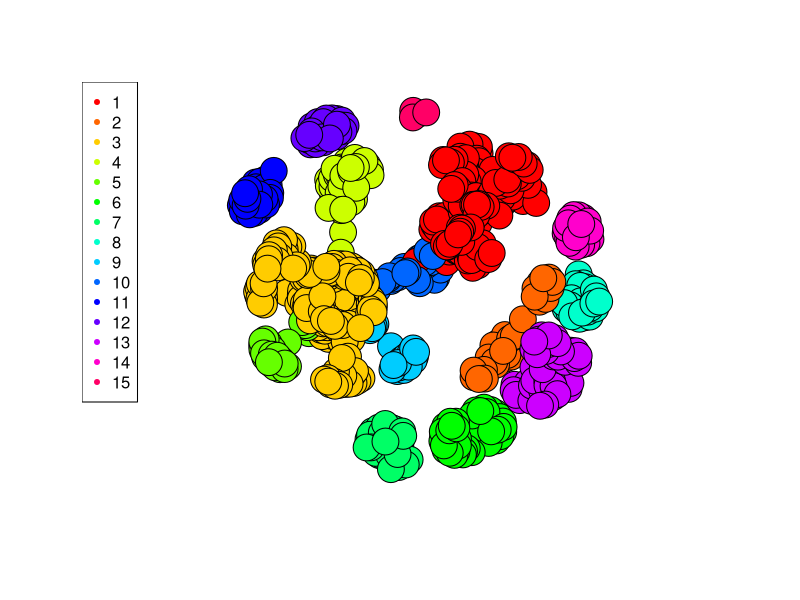

This chart was generated by the following R code: (Note: this script raises an error after producing the figure.)
## ---- chunk 1
#install.packages("dplyr")
#install.packages("stringi")
#install.packages("igraph")
library(dplyr)
library(stringi)
library(igraph)
## ---- chunk 2
df <- read.csv(file = 'football_competitions.csv')
head(df)
## ---- chunk 3
str(df)
## ---- chunk 4
max(df$pl_a - df$pl_f + df$pl_gd)
## ---- chunk 5
max(df$pl_pi - df$pl_w - df$pl_d -df$pl_l)
## ---- chunk 6
df_clean <- df[,c('pl_w','pl_d','pl_l','pl_f','pl_a','pl_pts')]
## ---- chunk 7
comp_variation <- df %>% group_by(df$competition) %>% summarise(variacion_partidos = sd(pl_pi))
comp_variation <- comp_variation[comp_variation$variacion_partidos > 0,]
comp_variation
## ---- chunk 8
# Separar competicion, grupo y año
intermediate_comp <- stri_match(df$competition, regex="(.*?)[ ]*([^ ]*\\d)$")
intermediate_comp_name <- stri_match(intermediate_comp[,2], regex="(.*?)[ ]+-[ ]+(.*)")
df_clean[is.na(intermediate_comp_name[,1]), 'comp'] <- 
  intermediate_comp[is.na(intermediate_comp_name[,1]),2]
df_clean[is.na(intermediate_comp_name[,1]), 'group'] <- NA
df_clean[!is.na(intermediate_comp_name[,1]), 'comp'] <-
  intermediate_comp_name[!is.na(intermediate_comp_name[,1]),2]
df_clean[!is.na(intermediate_comp_name[,1]), 'group'] <-
  intermediate_comp_name[!is.na(intermediate_comp_name[,1]),3]
intermediate_comp_year <- 
  stri_match(intermediate_comp[,3], regex="(.*)/(.*)")
# Añadir año de comienzo y año de fin.
df_clean[is.na(intermediate_comp_year[,1]),'begin'] <-
  as.integer(intermediate_comp[is.na(intermediate_comp_year[,1]),3])
df_clean[is.na(intermediate_comp_year[,1]),'end'] <-
  as.integer(intermediate_comp[is.na(intermediate_comp_year[,1]),3])
df_clean[!is.na(intermediate_comp_year[,1]),'begin'] <-
  as.integer(intermediate_comp_year[!is.na(intermediate_comp_year[,1]),2])
df_clean[!is.na(intermediate_comp_year[,1]),'end'] <-
  as.integer(paste("20", intermediate_comp_year[!is.na(intermediate_comp_year[,1]),3], sep=""))
## ---- chunk 9
df_clean$pl_team <- stri_match(df$pl_team, regex="([^\\*]*)( \\*)?")[,2]
df_clean$pl_team <- stri_match(df_clean$pl_team, regex="(.*[^ ])( )*")[,2]
## ---- chunk 10
df_clean$female <- !is.na(stri_match(df_clean$comp, regex="Women"))
df_clean$sub21 <- !is.na(stri_match(df_clean$comp, regex="U(nder)?( )*-( )*?21")[,1])
## ---- chunk 11
b <- df_clean[,c("comp","pl_team")] %>% distinct()
n <- length(b[,1])
g <- c()
for (i in 1:n ){
g <- c(g, paste( "C:", b[i,"comp"]), paste("T:", b[i,"pl_team"]))
}
graph <- make_graph(g, directed=FALSE)
## ---- chunk 12
fc <- fastgreedy.community(graph)
df_clean$comp_comm <- membership(fc)[paste("C:",df_clean$comp)]
df_clean$team_comm <- membership(fc)[paste("T:",df_clean$pl_team)]
## ---- chunk 13
sapply(df_clean, function(x) sum(is.na(x)))
## ---- chunk 14
sum(df_clean[,c('pl_w','pl_d','pl_l',
            'pl_f','pl_a','pl_pts',
            'begin','end')]==0)
## ---- chunk 15
boxplot.stats(df_clean$pl_w)$out
## ---- chunk 16
boxplot.stats(df_clean$pl_d)$out
## ---- chunk 17
boxplot.stats(df_clean$pl_l)$out
## ---- chunk 18
boxplot.stats(df_clean$pl_f)$out
## ---- chunk 19
boxplot.stats(df_clean$pl_a)$out
## ---- chunk 20
#write.csv(df_clean, 'clean.csv')
df_final <- read.csv(file = 'clean.csv')
## ---- chunk 21
max(df_final$comp_comm)
## ---- chunk 22
colors <- rainbow(max(membership(fc)))

bb <- df_clean[,c("pl_team", "team_comm")] %>% distinct()
bbb <- df_clean[,c("comp", "comp_comm")] %>% distinct()
comm <- list()
n <- length(bb[,1])
for (i in 1:n ){
comm[paste("T:",bb[i,"pl_team"])] <- bb[i,"team_comm"]
}
n <- length(bbb[,1])
for (i in 1:n ){
comm[paste("C:",bbb[i,"comp"])] <- bbb[i,"comp_comm"]
}
col <- c()
for (name in V(graph)$name){
  col <- c(col, colors[comm[[name]]])
  
}
plot(graph, vertex.label=NA, vertex.size=15, arrow.width=1,vertex.color=col);legend('topleft',legend=1:max(membership(fc)), pch=20, col=colors)
## ---- chunk 23
unique(as.character(df_final[df_final$comp_comm == 1, "comp"]))
## ---- chunk 24
unique(as.character(df_final[df_final$comp_comm == 2, "comp"]))
## ---- chunk 25
unique(as.character(df_final[df_final$comp_comm == 3, "comp"]))
## ---- chunk 26
unique(as.character(df_final[df_final$comp_comm == 4, "comp"]))
## ---- chunk 27
unique(as.character(df_final[df_final$comp_comm == 5, "comp"]))
## ---- chunk 28
unique(as.character(df_final[df_final$comp_comm == 6, "comp"]))
## ---- chunk 29
unique(as.character(df_final[df_final$comp_comm == 7, "comp"]))
## ---- chunk 30
unique(as.character(df_final[df_final$comp_comm == 8, "comp"]))
## ---- chunk 31
unique(as.character(df_final[df_final$comp_comm == 9, "comp"]))
## ---- chunk 32
unique(as.character(df_final[df_final$comp_comm == 10, "comp"]))
## ---- chunk 33
unique(as.character(df_final[df_final$comp_comm == 11, "comp"]))
## ---- chunk 34
unique(as.character(df_final[df_final$comp_comm == 12, "comp"]))
## ---- chunk 35
unique(as.character(df_final[df_final$comp_comm == 13, "comp"]))
## ---- chunk 36
unique(as.character(df_final[df_final$comp_comm == 14, "comp"]))
## ---- chunk 37
unique(as.character(df_final[df_final$comp_comm == 15, "comp"]))
## ---- chunk 38
table(df_clean$team_comm, df_clean$comp_comm)
## ---- chunk 39
df_A <- df_final[df_final$comp_comm %in% c(1,10), c("pl_f","pl_a","pl_w","pl_pts")]
df_B <- df_final[df_final$comp_comm %in% c(3,4,5,9), c("pl_f","pl_a","pl_w","pl_pts")]
## ---- chunk 40
(df_final$pl_f / (df_final$pl_w + df_final$pl_d + df_final$pl_l))[df_final$comp_comm %in% c(1,10),]
(df_final$pl_f / (df_final$pl_w + df_final$pl_d + df_final$pl_l))[df_final$comp_comm %in% c(3,4,5,9),]
## ---- chunk 41
c(mean(df_A$pl_f),mean(df_B$pl_f),mean(df_A$pl_a),mean(df_B$pl_a),
  mean(df_A$pl_w),mean(df_B$pl_w),mean(df_A$pl_pts),mean(df_B$pl_pts))
## ---- chunk 42
c(sd(df_A$pl_f),sd(df_B$pl_f),sd(df_A$pl_a),sd(df_B$pl_a),sd(df_A$pl_w),sd(df_B$pl_w),sd(df_A$pl_pts),sd(df_B$pl_pts))
## ---- chunk 43
data1 <- df_A
data1$pl_f <- (df_final$pl_f / (df_final$pl_w + df_final$pl_d + df_final$pl_l))[df_final$comp_comm %in% c(1,10)]
data1$group <- 'A' 
data2 <- df_B
data2$pl_f <- (df_final$pl_f / (df_final$pl_w + df_final$pl_d + df_final$pl_l))[df_final$comp_comm %in% c(3,4,5,9)]
data2$group <- 'B'
data <- bind_rows(data1,data2)
plot(aov(pl_pts~group, data))
## ---- chunk 44
wilcox.test(data$pl_f~data$group)
